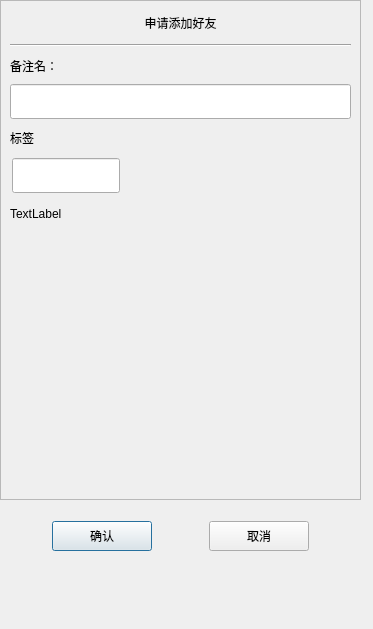
<?xml version="1.0" encoding="UTF-8"?>
<ui version="4.0">
 <class>AuthenFriend</class>
 <widget class="QDialog" name="AuthenFriend">
  <property name="geometry">
   <rect>
    <x>0</x>
    <y>0</y>
    <width>373</width>
    <height>629</height>
   </rect>
  </property>
  <property name="windowTitle">
   <string>Dialog</string>
  </property>
  <widget class="QScrollArea" name="scrollArea">
   <property name="geometry">
    <rect>
     <x>0</x>
     <y>0</y>
     <width>361</width>
     <height>500</height>
    </rect>
   </property>
   <property name="minimumSize">
    <size>
     <width>0</width>
     <height>500</height>
    </size>
   </property>
   <property name="widgetResizable">
    <bool>true</bool>
   </property>
   <widget class="QWidget" name="scrollcontent">
    <property name="geometry">
     <rect>
      <x>0</x>
      <y>0</y>
      <width>359</width>
      <height>498</height>
     </rect>
    </property>
    <layout class="QVBoxLayout" name="verticalLayout_2">
     <property name="spacing">
      <number>0</number>
     </property>
     <property name="leftMargin">
      <number>0</number>
     </property>
     <property name="rightMargin">
      <number>0</number>
     </property>
     <item>
      <widget class="QLabel" name="apply_lb">
       <property name="minimumSize">
        <size>
         <width>0</width>
         <height>25</height>
        </size>
       </property>
       <property name="maximumSize">
        <size>
         <width>16777215</width>
         <height>25</height>
        </size>
       </property>
       <property name="text">
        <string>申请添加好友</string>
       </property>
       <property name="alignment">
        <set>Qt::AlignmentFlag::AlignCenter</set>
       </property>
      </widget>
     </item>
     <item>
      <widget class="QWidget" name="apply_wid" native="true">
       <layout class="QVBoxLayout" name="verticalLayout_3">
        <item>
         <widget class="Line" name="line">
          <property name="orientation">
           <enum>Qt::Orientation::Horizontal</enum>
          </property>
         </widget>
        </item>
        <item>
         <widget class="QLabel" name="label_2">
          <property name="minimumSize">
           <size>
            <width>0</width>
            <height>25</height>
           </size>
          </property>
          <property name="maximumSize">
           <size>
            <width>16777215</width>
            <height>25</height>
           </size>
          </property>
          <property name="text">
           <string>备注名：</string>
          </property>
         </widget>
        </item>
        <item>
         <widget class="CustomizeEdit" name="back_ed">
          <property name="minimumSize">
           <size>
            <width>0</width>
            <height>35</height>
           </size>
          </property>
          <property name="maximumSize">
           <size>
            <width>16777215</width>
            <height>35</height>
           </size>
          </property>
         </widget>
        </item>
        <item>
         <widget class="QLabel" name="label_3">
          <property name="minimumSize">
           <size>
            <width>0</width>
            <height>25</height>
           </size>
          </property>
          <property name="maximumSize">
           <size>
            <width>16777215</width>
            <height>25</height>
           </size>
          </property>
          <property name="text">
           <string>标签</string>
          </property>
         </widget>
        </item>
        <item>
         <widget class="QWidget" name="lb_group_wid" native="true">
          <property name="minimumSize">
           <size>
            <width>0</width>
            <height>50</height>
           </size>
          </property>
          <layout class="QVBoxLayout" name="verticalLayout_4">
           <property name="spacing">
            <number>0</number>
           </property>
           <property name="leftMargin">
            <number>0</number>
           </property>
           <property name="topMargin">
            <number>0</number>
           </property>
           <property name="rightMargin">
            <number>0</number>
           </property>
           <property name="bottomMargin">
            <number>0</number>
           </property>
           <item>
            <widget class="QWidget" name="gridWidget" native="true">
             <property name="minimumSize">
              <size>
               <width>0</width>
               <height>40</height>
              </size>
             </property>
             <property name="maximumSize">
              <size>
               <width>16777215</width>
               <height>40</height>
              </size>
             </property>
             <widget class="CustomizeEdit" name="lb_ed">
              <property name="geometry">
               <rect>
                <x>2</x>
                <y>2</y>
                <width>108</width>
                <height>35</height>
               </rect>
              </property>
              <property name="minimumSize">
               <size>
                <width>0</width>
                <height>0</height>
               </size>
              </property>
              <property name="maximumSize">
               <size>
                <width>16777215</width>
                <height>35</height>
               </size>
              </property>
             </widget>
            </widget>
           </item>
           <item>
            <widget class="QWidget" name="input_tip_wid" native="true">
             <property name="sizePolicy">
              <sizepolicy hsizetype="Preferred" vsizetype="Preferred">
               <horstretch>0</horstretch>
               <verstretch>35</verstretch>
              </sizepolicy>
             </property>
             <property name="minimumSize">
              <size>
               <width>0</width>
               <height>35</height>
              </size>
             </property>
             <property name="maximumSize">
              <size>
               <width>16777215</width>
               <height>35</height>
              </size>
             </property>
             <layout class="QVBoxLayout" name="verticalLayout_5">
              <property name="spacing">
               <number>0</number>
              </property>
              <property name="leftMargin">
               <number>0</number>
              </property>
              <property name="topMargin">
               <number>0</number>
              </property>
              <property name="rightMargin">
               <number>0</number>
              </property>
              <property name="bottomMargin">
               <number>0</number>
              </property>
              <item>
               <widget class="ClickedOnceLabel" name="tip_lb">
                <property name="text">
                 <string>TextLabel</string>
                </property>
               </widget>
              </item>
             </layout>
            </widget>
           </item>
          </layout>
         </widget>
        </item>
        <item>
         <widget class="QWidget" name="widget" native="true">
          <property name="minimumSize">
           <size>
            <width>0</width>
            <height>60</height>
           </size>
          </property>
          <layout class="QHBoxLayout" name="horizontalLayout_2">
           <property name="leftMargin">
            <number>0</number>
           </property>
           <property name="topMargin">
            <number>0</number>
           </property>
           <property name="rightMargin">
            <number>0</number>
           </property>
           <property name="bottomMargin">
            <number>0</number>
           </property>
           <item>
            <widget class="QWidget" name="lb_list" native="true">
             <property name="minimumSize">
              <size>
               <width>287</width>
               <height>50</height>
              </size>
             </property>
             <property name="maximumSize">
              <size>
               <width>284</width>
               <height>16777215</height>
              </size>
             </property>
            </widget>
           </item>
           <item>
            <widget class="QWidget" name="more_lb_wid" native="true">
             <property name="minimumSize">
              <size>
               <width>30</width>
               <height>0</height>
              </size>
             </property>
             <property name="maximumSize">
              <size>
               <width>30</width>
               <height>16777215</height>
              </size>
             </property>
             <layout class="QVBoxLayout" name="verticalLayout_6">
              <item>
               <spacer name="verticalSpacer_3">
                <property name="orientation">
                 <enum>Qt::Orientation::Vertical</enum>
                </property>
                <property name="sizeHint" stdset="0">
                 <size>
                  <width>20</width>
                  <height>40</height>
                 </size>
                </property>
               </spacer>
              </item>
              <item>
               <widget class="ClickedOnceLabel" name="more_lb">
                <property name="minimumSize">
                 <size>
                  <width>25</width>
                  <height>25</height>
                 </size>
                </property>
                <property name="maximumSize">
                 <size>
                  <width>25</width>
                  <height>25</height>
                 </size>
                </property>
                <property name="text">
                 <string/>
                </property>
               </widget>
              </item>
              <item>
               <spacer name="verticalSpacer_4">
                <property name="orientation">
                 <enum>Qt::Orientation::Vertical</enum>
                </property>
                <property name="sizeHint" stdset="0">
                 <size>
                  <width>20</width>
                  <height>40</height>
                 </size>
                </property>
               </spacer>
              </item>
             </layout>
            </widget>
           </item>
          </layout>
         </widget>
        </item>
       </layout>
      </widget>
     </item>
    </layout>
   </widget>
  </widget>
  <widget class="QWidget" name="apply_sure_wid" native="true">
   <property name="geometry">
    <rect>
     <x>0</x>
     <y>510</y>
     <width>361</width>
     <height>52</height>
    </rect>
   </property>
   <property name="minimumSize">
    <size>
     <width>0</width>
     <height>50</height>
    </size>
   </property>
   <layout class="QHBoxLayout" name="horizontalLayout">
    <item>
     <spacer name="horizontalSpacer">
      <property name="orientation">
       <enum>Qt::Orientation::Horizontal</enum>
      </property>
      <property name="sizeHint" stdset="0">
       <size>
        <width>40</width>
        <height>20</height>
       </size>
      </property>
     </spacer>
    </item>
    <item>
     <widget class="ClickedBtn" name="sure_btn">
      <property name="minimumSize">
       <size>
        <width>100</width>
        <height>30</height>
       </size>
      </property>
      <property name="text">
       <string>确认</string>
      </property>
     </widget>
    </item>
    <item>
     <spacer name="horizontalSpacer_2">
      <property name="orientation">
       <enum>Qt::Orientation::Horizontal</enum>
      </property>
      <property name="sizeHint" stdset="0">
       <size>
        <width>40</width>
        <height>20</height>
       </size>
      </property>
     </spacer>
    </item>
    <item>
     <widget class="ClickedBtn" name="cancel_btn">
      <property name="minimumSize">
       <size>
        <width>100</width>
        <height>30</height>
       </size>
      </property>
      <property name="text">
       <string>取消</string>
      </property>
     </widget>
    </item>
    <item>
     <spacer name="horizontalSpacer_3">
      <property name="orientation">
       <enum>Qt::Orientation::Horizontal</enum>
      </property>
      <property name="sizeHint" stdset="0">
       <size>
        <width>40</width>
        <height>20</height>
       </size>
      </property>
     </spacer>
    </item>
   </layout>
  </widget>
 </widget>
 <customwidgets>
  <customwidget>
   <class>ClickedBtn</class>
   <extends>QPushButton</extends>
   <header location="global">clickedbtn.h</header>
  </customwidget>
  <customwidget>
   <class>CustomizeEdit</class>
   <extends>QLineEdit</extends>
   <header location="global">customizeedit.h</header>
  </customwidget>
  <customwidget>
   <class>ClickedOnceLabel</class>
   <extends>QLabel</extends>
   <header location="global">clickedoncelabel.h</header>
  </customwidget>
 </customwidgets>
 <resources/>
 <connections/>
</ui>
